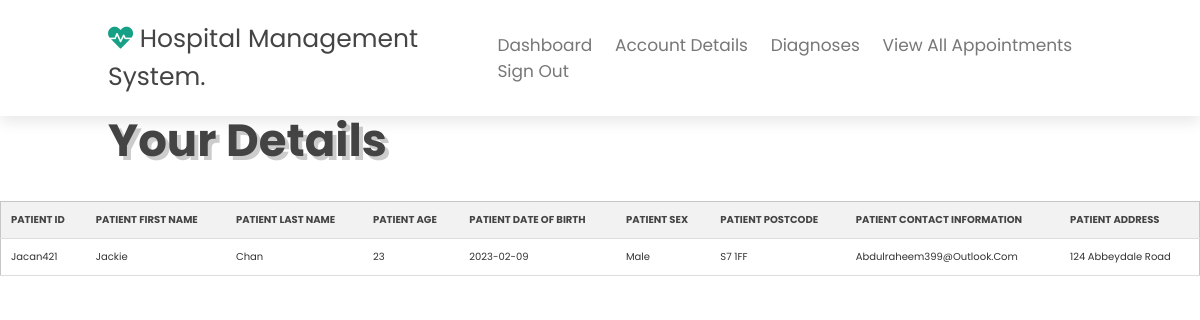
Page /htdocs/Software_Projects_C2010722/My_Patient_Account.php (signed in) on the committed database.
### tables this page shows
CREATE TABLE "Patients" (
	"Patient_ID"	TEXT,
	"Patient_First_Name"	TEXT,
	"Patient_Last_Name"	TEXT,
	"Patient_Age"	INTEGER,
	"Patient_Date_Of_Birth"	TEXT,
	"Patient_Sex"	TEXT,
	"Patient_Postcode"	TEXT,
	"Patient_Contact_Information"	TEXT,
	"Patient_Address"	TEXT,
	"Patient_Password"	TEXT,
	"Patient_Messages"	TEXT
);

### htdocs/Software_Projects_C2010722/My_Patient_Account.php (the view, shortened to what this page needs)
<?php require("patientnavbar.php");
$Patient_ID = $_SESSION['Patient_ID'];
$db = new SQLite3('C:\xampp\Software_Projects_C2010722_Database\Hospital_Database.db');
$sql = "SELECT * FROM Patients WHERE Patient_ID = '$Patient_ID'";
$stmt = $db->prepare($sql);
$result= $stmt->execute();
$arrayResult = [];
while($row=$result->fetchArray(SQLITE3_NUM)){
    $arrayResult [] = $row;
}
?>
<div class="container">
    <main role="main" class="pb-3">
        <section class="home" id="home">
        <div class="content">
        <h3>Your Details</h3>
        </div>
        </section>
    </main>
</div>
    <div class="content">
        	   <div class="row">
                    <div class="table-container">
                        <table class="responsive-table">
                                <thead>
                                <tr>
                                    <th>Patient ID</th>
                                    <th>Patient First Name</th>
                                    <th>Patient Last Name</th>
                                    <th>Patient Age</th>
                                    <th>Patient Date Of Birth</th>
                                    <th>Patient Sex</th>
                                    <th>Patient Postcode</th>
                                    <th>Patient Contact Information</th>
                                    <th>Patient Address</th>
                                </thead>
                                <tbody>
                                <tr>
                                    <td><?php echo $arrayResult[0][0]?></td>
                                    <td><?php echo $arrayResult[0][1]?></td>
                                    <td><?php echo $arrayResult[0][2]?></td>
                                    <td><?php echo $arrayResult[0][3]?></td>
                                    <td><?php echo $arrayResult[0][4]?></td>
                                    <td><?php echo $arrayResult[0][5]?></td>
                                    <td><?php echo $arrayResult[0][6]?></td>
                                    <td><?php echo $arrayResult[0][7]?></td>
                                    <td><?php echo $arrayResult[0][8]?></td>
                                </tr>
                                    </tbody>
                            </table>
                        </div>
                     </div>
                </div>

### htdocs/Software_Projects_C2010722/css/style.css (style rules this page uses)
:root { --green:#16a085; --black:#444; --light-color:#777; --box-shadow:.5rem .5rem 0 rgba(22, 160, 133, .2); --text-shadow:.4rem .4rem 0 rgba(0, 0, 0, .2); --border:.2rem solid var(--green); }
* { font-family: 'Poppins', sans-serif; margin:0; padding: 0; box-sizing: border-box; outline: none; border: none; text-transform: capitalize; transition: all .2s ease-out; text-decoration: none; }
html { font-size: 62.5%; overflow-x: hidden; scroll-padding-top: 7rem; scroll-behavior: smooth; }
section { padding:2rem 9%; }
.home { display: flex; align-items: center; flex-wrap: wrap; gap:1.5rem; padding-top: 10rem; }
.home .content { flex:1 1 45rem; }
.home .content h3 { font-size: 4.5rem; color:var(--black); line-height: 1.8; text-shadow: var(--text-shadow); }
.table-container { max-width: 100%; overflow-x: auto; }
.responsive-table { border-collapse: collapse; border-spacing: 0; width: 100%; max-width: 100%; margin-bottom: 1rem; background-color: #fff; color: #333; border: 1px solid #c6c6c6; border-radius: .25rem; }
.responsive-table th, .responsive-table td { padding: 1rem; vertical-align: top; text-align: left; }
.responsive-table th { font-weight: bold; background-color: #f2f2f2; }
table { border-collapse: collapse; width: 100%; max-width: 800px; margin: 0 auto; background-color: #ffffff; border: 1px solid #ddd; }
th, td { text-align: left; padding: 8px; border-bottom: 1px solid #ddd; }
th { background-color: #f2f2f2; color: #444444; font-weight: bold; text-transform: uppercase; }

### rows in the picture
patients: Patient_ID "Jacan421", Patient_First_Name "Jackie", Patient_Last_Name "Chan", Patient_Age "23", Patient_Date_Of_Birth "2023-02-09", Patient_Sex "Male", Patient_Postcode "S7 1FF", Patient_Contact_Information "Abdulraheem399@outlook.com", Patient_Address "124 Abbeydale Road"
